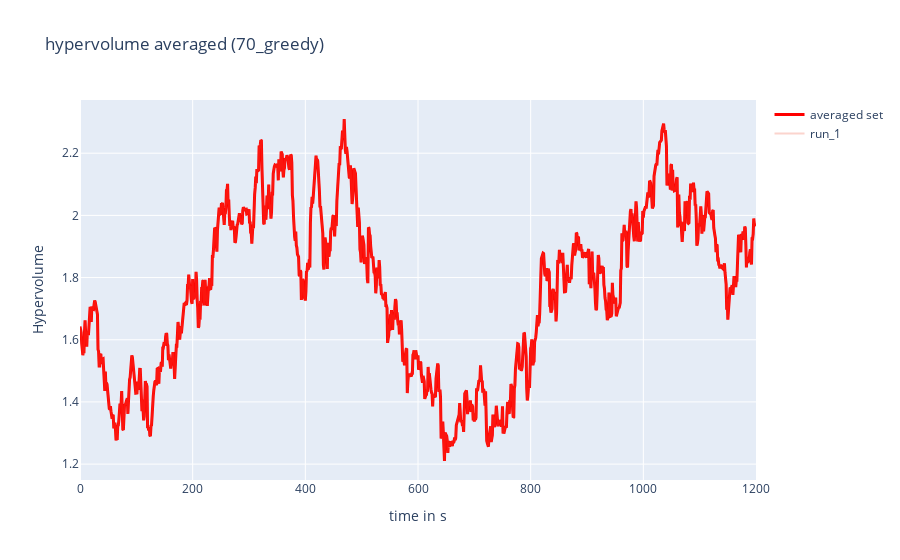
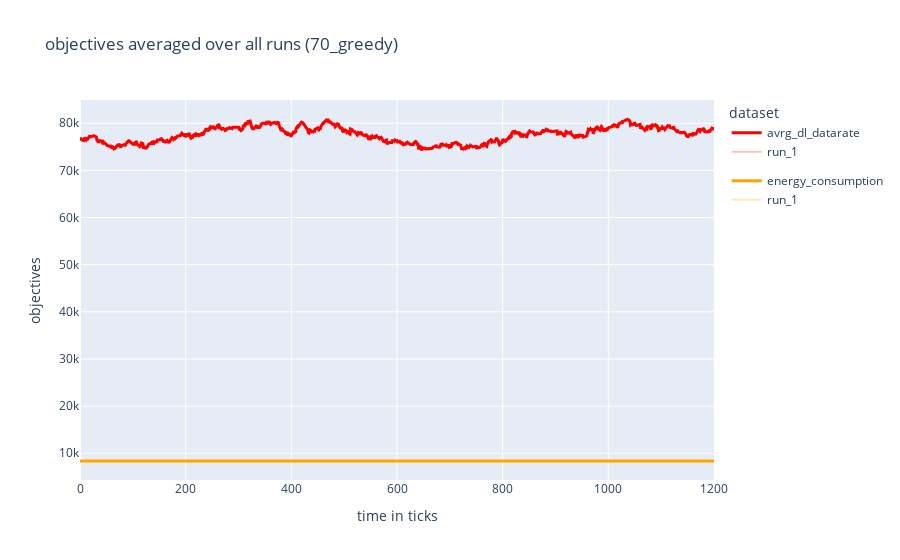
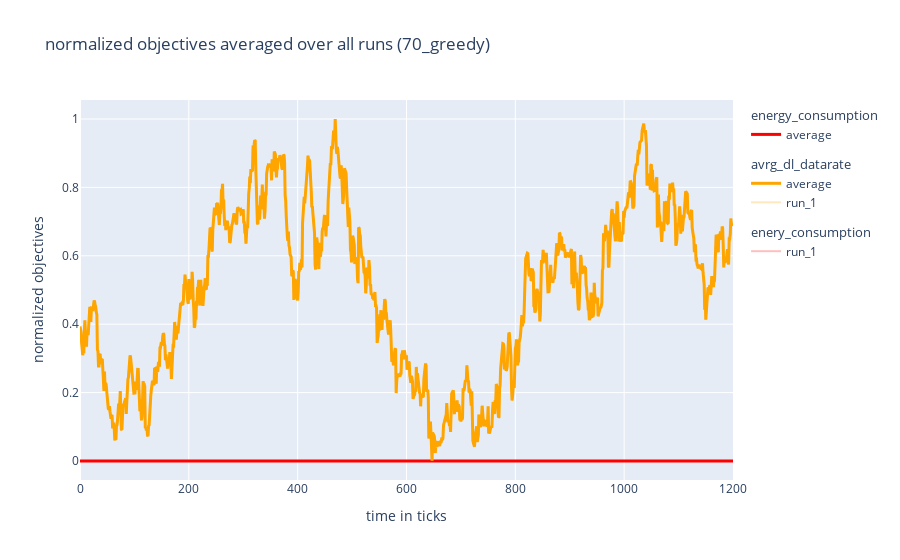

The notebook cell these images were saved under, in order:
### Code cell
##################
# plots for single experiment which is defined in above cell
##################

## hyper volume plot

fig1 = go.Figure()
fig1.update_layout(
    title=f"hypervolume averaged ({configuration_name})",
    xaxis_title="time in s",
    yaxis_title="Hypervolume")

## add averaged values
fig1.add_trace(
    go.Scatter(
        x=time_and_frames_list[:, 1],
        y=hypervolume_avrg_list,
        mode='lines',
        name= "averaged set",
        line={"width": 3, "color": "red"}
        ))

## add run values
for index, value in enumerate(hypervolume_list):
    fig1.add_trace(
        go.Scatter(
            x=time_and_frames_list[:, 1],
            y=value,
            mode='lines',
            name= f"run_{str(index+1)}",
            opacity=0.25
        ))


## objective volume plot
fig2 = go.Figure()

fig2.update_layout(
    title= f"objectives averaged over all runs ({configuration_name})",
    xaxis_title="time in ticks",
    yaxis_title="objectives",
    legend_title="dataset",
    )

fig2.add_trace(
        go.Scatter(
            x=time_and_frames_list[:, 1],
            y=objective_1_avrg_list,
            name="avrg_dl_datarate" ,
            mode='lines',
            line={"width": 3, "color": "red"},
            legendgroup="1"
        ))
fig2.add_trace(
        go.Scatter(
            x=time_and_frames_list[:, 1],
            y=objective_2_avrg_list,
            name="energy_consumption",
            mode='lines',
            line={"width": 3, "color": "orange"},
            legendgroup="2"
        ))
for index, _ in enumerate(objective_1_list):
    fig2.add_trace(
        go.Scatter(
            x=time_and_frames_list[:, 1],
            y=objective_1_list[index],
            name="run" + "_" +str(index+1),
            mode='lines',
            line={"color": "red"},
            opacity=0.25,
            legendgroup="1"
        ))
    fig2.add_trace(
        go.Scatter(
            x=time_and_frames_list[:, 1],
            y=objective_2_list[index],
            name="run" + "_"+ str(index+1),
            mode='lines',
             line={"color": "orange"},
             opacity=0.25,
             legendgroup="2"
        ))


## normalized objective plot
fig3 = go.Figure()

fig3.update_layout(
    title= f"normalized objectives averaged over all runs ({configuration_name})",
    xaxis_title="time in ticks",
    yaxis_title="normalized objectives")

fig3.add_trace(
        go.Scatter(
            x=time_and_frames_list[:, 1],
            y=objective_2_normalized_avrg_list,
            name="average" ,
            mode='lines',
            line={"width": 3, "color": "red"},
            legendgroup="energy_consumption",
            legendgrouptitle_text="energy_consumption"
        ))
fig3.add_trace(
        go.Scatter(
            x=time_and_frames_list[:, 1],
            y=objective_1_normalized_avrg_list,
            name="average",
            mode='lines',
            line={"width": 3, "color": "orange"},
            legendgroup="avrg_dl_datarate",
            legendgrouptitle_text="avrg_dl_datarate"
        ),)
for index, _ in enumerate(objective_1_list):
    fig3.add_trace(
        go.Scatter(
            x=time_and_frames_list[:, 1],
            y=objective_2_normalized_list[index],
            name="run" + "_" +str(index+1),
            mode='lines',
            line={"color": "red"},
            opacity=0.25,
            legendgroup="enery_consumption",
            legendgrouptitle_text="enery_consumption"
        ))
    fig3.add_trace(
        go.Scatter(
            x=time_and_frames_list[:, 1],
            y=objective_1_normalized_list[index],
            name="run" + "_"+ str(index+1),
            mode='lines',
            line={"color": "orange"},
            opacity=0.25,
            legendgroup="avrg_dl_datarate",
            legendgrouptitle_text="avrg_dl_datarate"
        ))

fig1.show()
fig2.show()
fig3.show()

### Figure 1 — Plotly figure (JSON) as saved in the notebook; plotly's stock layout.template omitted (floating-point values rounded to 4 significant figures; data arrays with more than 128 entries replaced by an {"elided": "..."} marker saying what was removed)
{"data": [{"line": {"color": "red", "width": 3}, "mode": "lines", "name": "averaged set", "type": "scatter", "x": {"elided": "1201 int values"}, "y": {"elided": "1201 float values"}}, {"mode": "lines", "name": "run_1", "opacity": 0.25, "type": "scatter", "x": {"elided": "1201 int values"}, "y": {"elided": "1201 float values"}}], "layout": {"title": {"text": "hypervolume averaged (70_greedy)"}, "xaxis": {"title": {"text": "time in s"}}, "yaxis": {"title": {"text": "Hypervolume"}}}}

### Figure 2 — Plotly figure (JSON) as saved in the notebook; plotly's stock layout.template omitted (floating-point values rounded to 4 significant figures; data arrays with more than 128 entries replaced by an {"elided": "..."} marker saying what was removed)
{"data": [{"legendgroup": "1", "line": {"color": "red", "width": 3}, "mode": "lines", "name": "avrg_dl_datarate", "type": "scatter", "x": {"elided": "1201 int values"}, "y": {"elided": "1201 float values"}}, {"legendgroup": "2", "line": {"color": "orange", "width": 3}, "mode": "lines", "name": "energy_consumption", "type": "scatter", "x": {"elided": "1201 int values"}, "y": {"elided": "1201 float values"}}, {"legendgroup": "1", "line": {"color": "red"}, "mode": "lines", "name": "run_1", "opacity": 0.25, "type": "scatter", "x": {"elided": "1201 int values"}, "y": {"elided": "1201 float values"}}, {"legendgroup": "2", "line": {"color": "orange"}, "mode": "lines", "name": "run_1", "opacity": 0.25, "type": "scatter", "x": {"elided": "1201 int values"}, "y": {"elided": "1201 float values"}}], "layout": {"legend": {"title": {"text": "dataset"}}, "title": {"text": "objectives averaged over all runs (70_greedy)"}, "xaxis": {"title": {"text": "time in ticks"}}, "yaxis": {"title": {"text": "objectives"}}}}

### Figure 3 — Plotly figure (JSON) as saved in the notebook; plotly's stock layout.template omitted (floating-point values rounded to 4 significant figures; data arrays with more than 128 entries replaced by an {"elided": "..."} marker saying what was removed)
{"data": [{"legendgroup": "energy_consumption", "legendgrouptitle": {"text": "energy_consumption"}, "line": {"color": "red", "width": 3}, "mode": "lines", "name": "average", "type": "scatter", "x": {"elided": "1201 int values"}, "y": {"elided": "1201 int values"}}, {"legendgroup": "avrg_dl_datarate", "legendgrouptitle": {"text": "avrg_dl_datarate"}, "line": {"color": "orange", "width": 3}, "mode": "lines", "name": "average", "type": "scatter", "x": {"elided": "1201 int values"}, "y": {"elided": "1201 float values"}}, {"legendgroup": "enery_consumption", "legendgrouptitle": {"text": "enery_consumption"}, "line": {"color": "red"}, "mode": "lines", "name": "run_1", "opacity": 0.25, "type": "scatter", "x": {"elided": "1201 int values"}, "y": {"elided": "1201 int values"}}, {"legendgroup": "avrg_dl_datarate", "legendgrouptitle": {"text": "avrg_dl_datarate"}, "line": {"color": "orange"}, "mode": "lines", "name": "run_1", "opacity": 0.25, "type": "scatter", "x": {"elided": "1201 int values"}, "y": {"elided": "1201 float values"}}], "layout": {"title": {"text": "normalized objectives averaged over all runs (70_greedy)"}, "xaxis": {"title": {"text": "time in ticks"}}, "yaxis": {"title": {"text": "normalized objectives"}}}}
